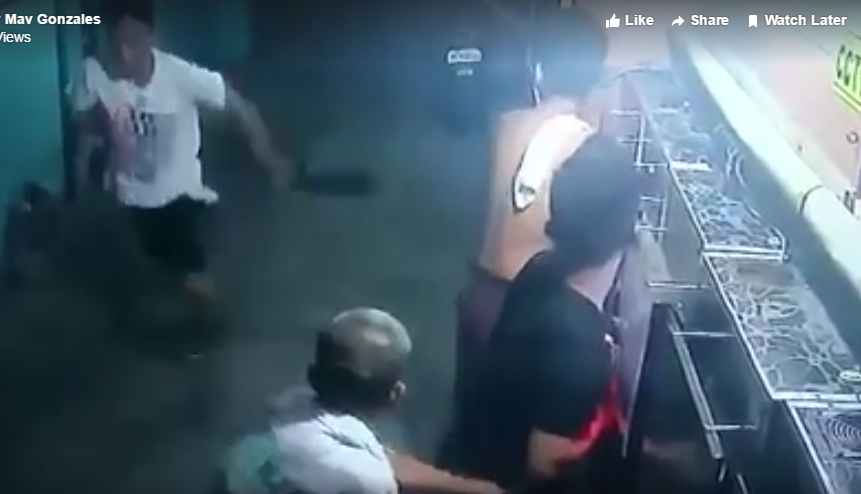
#> input picture Semantic Segmentation/cctv.png, 861 x 494 px
$ jupyter execute 'Binary Coco Polyfill.ipynb'
#> lines starting #> are read from the running program, lines starting #| are printed output that depends on the picture; after the words box and inside, x2 and y2 are one past the last pixel; in counts of white or black regions, pixels touching at a corner belong together
# Binary Coco Polyfill

Code to read a Coco based json file and fill in color white for all segmentations found and fill in color black for all others.

[cell 1]
import cv2
import json
import numpy as np
from matplotlib import pyplot as plt

[cell 2]
config = json.load(open("coco-config.json"))
#> (reads Semantic Segmentation/coco-config.json from the repository)

print(config["images"][0])

[cell 3]
config = json.load(open("coco-config.json"))

img = cv2.imread("cctv.png")
#> img is the input picture: shape (494, 861, 3); mean B, G, R 113.5, 98.9, 77.7

segs = []

for ann in config["annotations"]:
    segs.append(ann["segmentation"])
print(segs)

[cell 4]
segs = [np.array(seg, np.int32).reshape((1, -1, 2))
            for seg in segs]

[cell 5]
for seg in segs: cv2.drawContours(img, seg, -1, (0,255,0), 2)
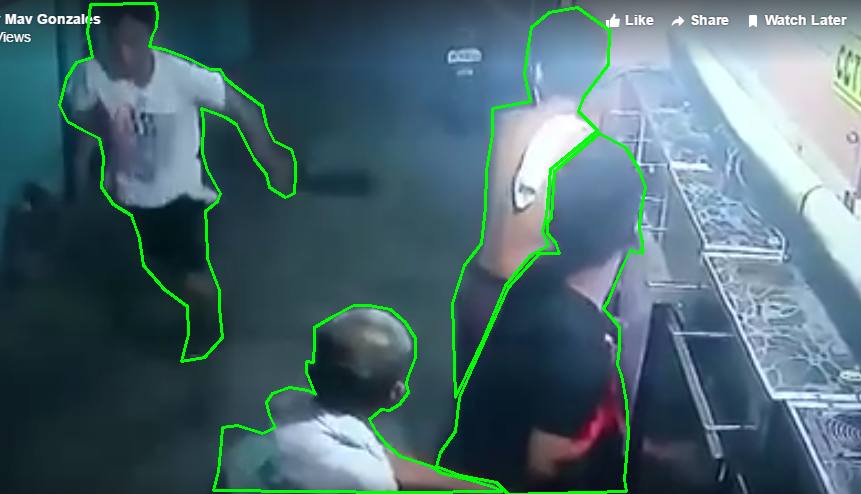
#> img: shape (494, 861, 3); 2.8% of pixels changed, all inside (x1, y1, x2, y2) = (58, 2, 647, 494)

[cell 6]
img2 = img[:,:,::-1]
plt.imshow(img)

[cell 7]
cv2.fillPoly(img, segs, color=(255,255,255))
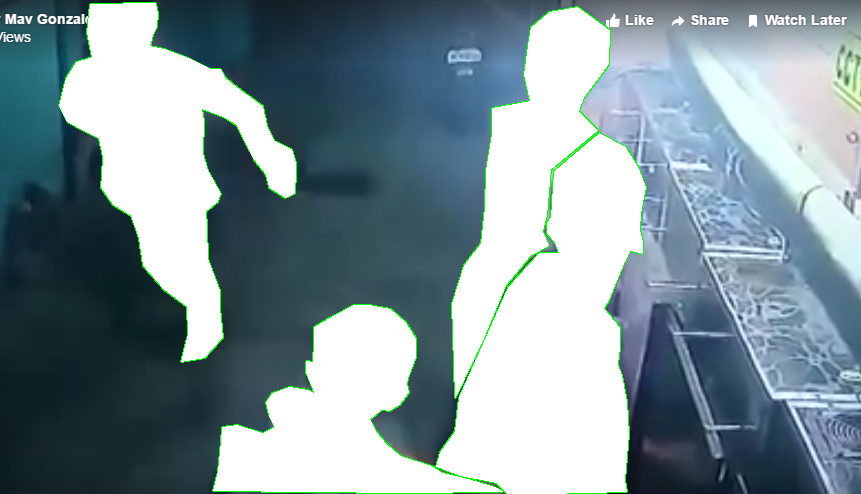
#> img: shape (494, 861, 3); mean B, G, R 154.8, 147.5, 128.4
plt.imshow(img)

[cell 8]
result = np.zeros(img.shape, dtype=np.uint8)
plt.imshow(result)

[cell 9]
cv2.fillPoly(result, segs, color=(255,255,255))
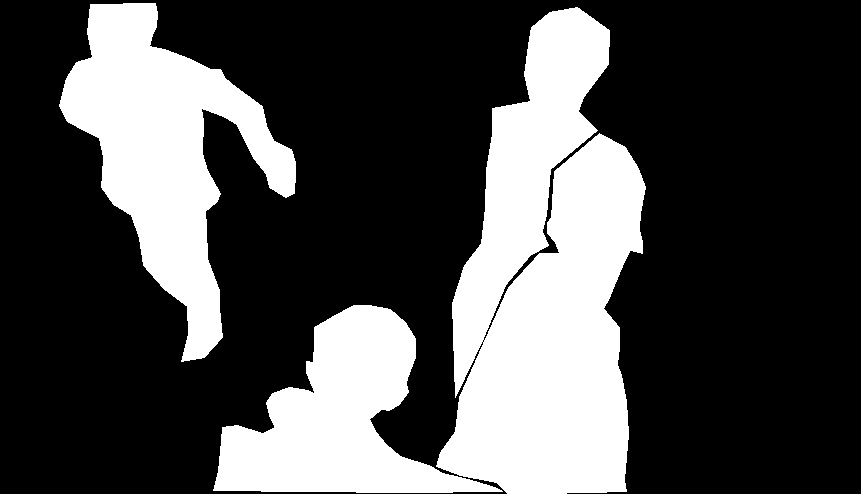
#> result: shape (494, 861, 3); 29.7% white; 3 white regions, box (x1, y1, x2, y2) and area: (436, 7, 646, 494) 66289, (59, 3, 296, 362) 34465, (213, 305, 503, 493) 25479
plt.imshow(result)
